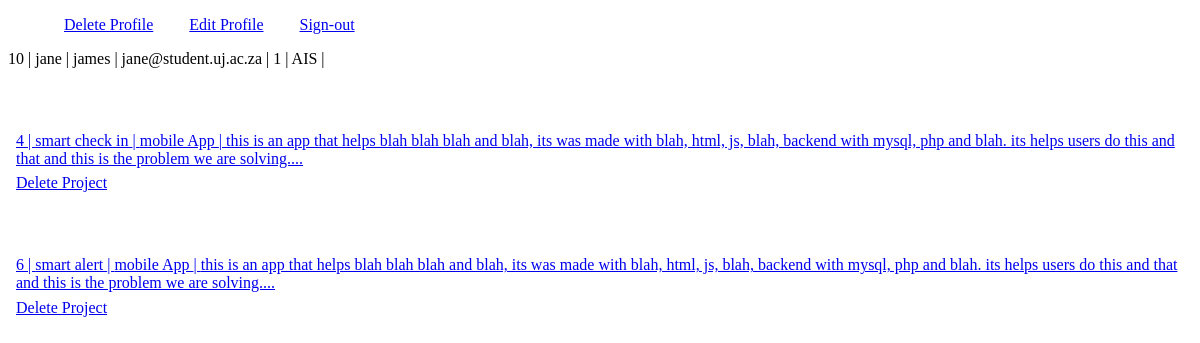
/app/profile.php (signed in), run on an earlier commit of the app's database.
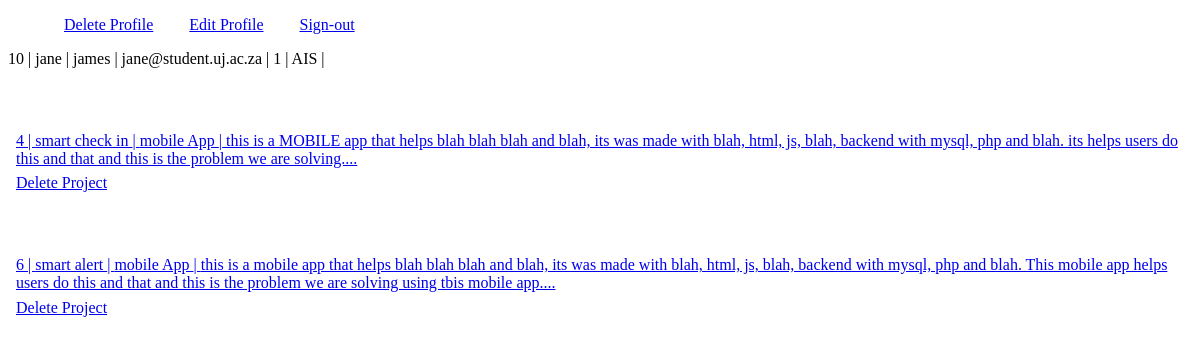
And on a later commit of the database.
### tables this page shows
CREATE TABLE `Project` (
  `id` int(6) NOT NULL,
  `student_id` int(7) NOT NULL,
  `pro_name` varchar(100) NOT NULL,
  `type` varchar(50) NOT NULL,
  `pro_desc` text NOT NULL,
  `pro_ext_link` varchar(255) DEFAULT NULL,
  `pro_reg_date` date NOT NULL DEFAULT current_timestamp()
);

### app/get_usr_pro.php (the view, shortened to what this page needs)
<?php
  include("../config/connection.php");
  if( $connObj ) {
    if( !empty( $_SESSION["student_id"] ) ) {
      $s_id = $_SESSION["student_id"];
      $query = "select * from Project where student_id = $s_id;";
      $result = mysqli_query( $connObj, $query );
      if( mysqli_num_rows( $result ) > 0 ) {
        while( $project = mysqli_fetch_assoc( $result ) ) {
          echo "<div class='pro'><a href='edit_pro.php?project_id=" . $project["id"] . "'>" . $project["id"] . " | " . $project["pro_name"] . " | " . $project["type"] . " | " . $project["pro_desc"] . "</a></div ><div ><a href='../del/delete_pro.php?project_id=". $project["id"] . "' >Delete Project</a></div>";
        }
      }
      else { echo " User contains no projects"; }
    }
    else { echo ""; }
  }
?>

### app/profile.php (shortened to what this page needs)
<!doctype html>
<html lang="en">
  <head>
    <link rel="stylesheet" href="">
  </head>
  <body>
    <header >
      <div >
        <ul >
        <li>
          <a href="../del/del_user_acc.php?student_id=<?php echo $_SESSION['student_id']; ?>" >Delete Profile</a>
        </li>
        <li>
          <a href="?student_id=<?php echo $_SESSION['student_id']; ?>" >Edit Profile</a>
        </li>
        <li>
          <a href="./log-out_student.php?student_id=<?php echo $_SESSION['student_id']; ?>" >Sign-out</a>
        </li>
        </ul>
      </div>
    </header>
    <div >
      <?php
        echo $_SESSION["student_id"] . " | ";
        echo $_SESSION["firstname"] . " | ";
        echo $_SESSION["lastname"] . " | ";
        echo $_SESSION["school_email"] . " | ";
        echo $_SESSION["current_year"] . " | ";
        echo $_SESSION["department"] . " | ";
      ?>
    </div>
    <div id="usr_pro">
      <?php
        include("./get_usr_pro.php");
      ?>
    </div>
  </body>
</html>

### app/profile.php (style rules this page uses)
li { list-style: none; display: inline; margin: .2em 1em; }
#usr_pro { margin: 3em .5em; }
.pro { margin: 4em 0em .4em; }

What changed in the data, as far as the page shows it:
changed project "smart check in": pro_desc "this is an app that helps blah…" → "this is a MOBILE app that helps blah…"
changed project "smart alert": pro_desc "this is an app that helps blah blah blah and blah, its was made with blah, html, js, blah, backend with mysql, php and blah. its helps users do this and that and this is the problem we are solving...." → "this is a mobile app that helps blah blah blah and blah, its was made with blah, html, js, blah, backend with mysql, php and blah. This mobile app helps users do this and that and this is the problem we are solving using tbis mobile app...."
